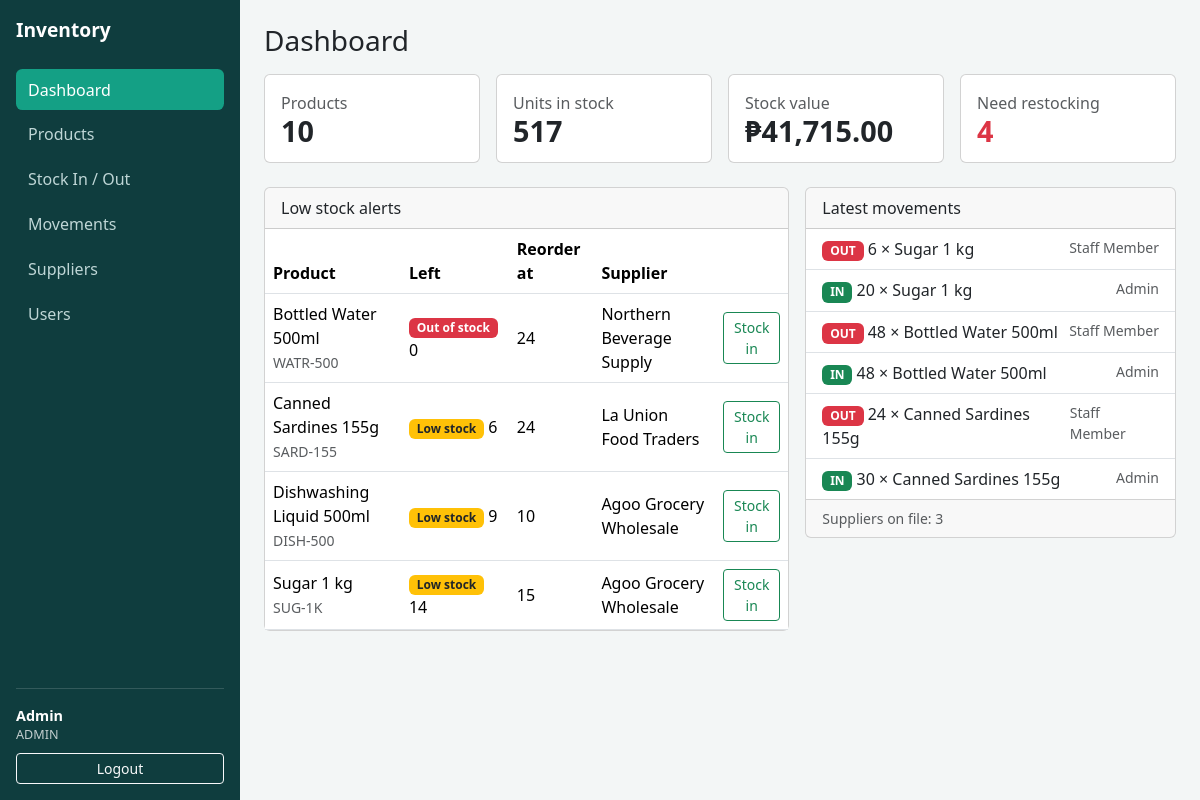
/dashboard.php (signed in), run on the app's committed database.
### tables this page shows
CREATE TABLE products (
  id INT AUTO_INCREMENT PRIMARY KEY,
  sku VARCHAR(30) NOT NULL UNIQUE,
  name VARCHAR(120) NOT NULL,
  category VARCHAR(60) DEFAULT '',
  supplier_id INT NULL,
  price DECIMAL(10,2) NOT NULL,
  quantity INT NOT NULL DEFAULT 0,
  reorder_level INT NOT NULL DEFAULT 10,
  created_at TIMESTAMP DEFAULT CURRENT_TIMESTAMP,
  FOREIGN KEY (supplier_id) REFERENCES suppliers(id) ON DELETE SET NULL
);

CREATE TABLE suppliers (
  id INT AUTO_INCREMENT PRIMARY KEY,
  name VARCHAR(100) NOT NULL,
  contact_person VARCHAR(100) DEFAULT '',
  phone VARCHAR(30) DEFAULT '',
  email VARCHAR(150) DEFAULT ''
);

CREATE TABLE stock_movements (
  id INT AUTO_INCREMENT PRIMARY KEY,
  product_id INT NOT NULL,
  user_id INT NOT NULL,
  type ENUM('IN','OUT') NOT NULL,
  qty INT NOT NULL,
  note VARCHAR(255) NULL,
  created_at TIMESTAMP DEFAULT CURRENT_TIMESTAMP,
  FOREIGN KEY (product_id) REFERENCES products(id) ON DELETE CASCADE,
  FOREIGN KEY (user_id) REFERENCES users(id)
);

CREATE TABLE users (
  id INT AUTO_INCREMENT PRIMARY KEY,
  name VARCHAR(100) NOT NULL,
  email VARCHAR(150) NOT NULL UNIQUE,
  password VARCHAR(255) NOT NULL,
  role ENUM('admin','staff') NOT NULL DEFAULT 'staff',
  created_at TIMESTAMP DEFAULT CURRENT_TIMESTAMP
);

### dashboard.php (the view, shortened to what this page needs)
<?php
require_once 'config.php';
$totals = $pdo->query(
    'SELECT COUNT(*) AS products,
            COALESCE(SUM(quantity), 0) AS units,
            COALESCE(SUM(price * quantity), 0) AS value,
            COALESCE(SUM(quantity <= reorder_level), 0) AS low
     FROM products'
)->fetch();
$suppliers = (int)$pdo->query('SELECT COUNT(*) FROM suppliers')->fetchColumn();
$lowStock = $pdo->query(
    'SELECT p.id, p.sku, p.name, p.quantity, p.reorder_level, s.name AS supplier
     FROM products p LEFT JOIN suppliers s ON s.id = p.supplier_id
     WHERE p.quantity <= p.reorder_level
     ORDER BY p.quantity, p.name'
)->fetchAll();
$recent = $pdo->query(
    'SELECT m.type, m.qty, m.created_at, p.name AS product, u.name AS staff
     FROM stock_movements m
     JOIN products p ON p.id = m.product_id
     JOIN users u ON u.id = m.user_id
     ORDER BY m.id DESC LIMIT 6'
)->fetchAll();
require 'header.php';
?>
<h1 class="h3 mb-3">Dashboard</h1>
<div class="row g-3 mb-4">
  <div class="col-6 col-xl-3"><div class="card stat-card"><div class="card-body"><div class="text-muted">Products</div><div class="num"><?= (int)$totals['products'] ?></div></div></div></div>
  <div class="col-6 col-xl-3"><div class="card stat-card"><div class="card-body"><div class="text-muted">Units in stock</div><div class="num"><?= number_format($totals['units']) ?></div></div></div></div>
  <div class="col-6 col-xl-3"><div class="card stat-card"><div class="card-body"><div class="text-muted">Stock value</div><div class="num">&#8369;<?= number_format($totals['value'], 2) ?></div></div></div></div>
  <div class="col-6 col-xl-3"><div class="card stat-card"><div class="card-body"><div class="text-muted">Need restocking</div><div class="num text-danger"><?= (int)$totals['low'] ?></div></div></div></div>
</div>
<div class="row g-3">
  <div class="col-lg-7">
    <div class="card">
      <div class="card-header">Low stock alerts</div>
      <?php if (!$lowStock): ?>
        <div class="card-body text-muted">All products are above their reorder level.</div>
      <?php else: ?>
      <div class="table-responsive">
        <table class="table align-middle mb-0">
          <thead><tr><th>Product</th><th>Left</th><th>Reorder at</th><th>Supplier</th><th></th></tr></thead>
          <tbody>
          <?php foreach ($lowStock as $p): ?>
            <tr>
              <td><?= e($p['name']) ?><br><small class="text-muted"><?= e($p['sku']) ?></small></td>
              <td><?= stock_badge($p['quantity'], $p['reorder_level']) ?> <?= (int)$p['quantity'] ?></td>
              <td><?= (int)$p['reorder_level'] ?></td>
              <td><?= e($p['supplier']) ?></td>
              <td><a class="btn btn-sm btn-outline-success" href="stock.php?product=<?= $p['id'] ?>">Stock in</a></td>
            </tr>
          <?php endforeach; ?>
          </tbody>
        </table>
      </div>
      <?php endif; ?>
    </div>
  </div>
  <div class="col-lg-5">
    <div class="card">
      <div class="card-header">Latest movements</div>
      <?php if (!$recent): ?>
        <div class="card-body text-muted">No stock movements yet.</div>
      <?php else: ?>
      <ul class="list-group list-group-flush">
        <?php foreach ($recent as $m): ?>
          <li class="list-group-item d-flex justify-content-between">
            <span>
              <span class="badge bg-<?= $m['type'] === 'IN' ? 'success' : 'danger' ?>"><?= e($m['type']) ?></span>
              <?= (int)$m['qty'] ?> &times; <?= e($m['product']) ?>
            </span>
            <small class="text-muted"><?= e($m['staff']) ?></small>
          </li>
        <?php endforeach; ?>
      </ul>
      <?php endif; ?>
      <div class="card-footer text-muted small">Suppliers on file: <?= $suppliers ?></div>
    </div>
  </div>
</div>
<?php require 'footer.php'; ?>

### header.php (shortened to what this page needs)
<?php
require_once __DIR__ . '/config.php';
$base = $base ?? '';
$user = $_SESSION['user'] ?? null;
$menu = [
    ['dashboard.php', 'Dashboard'],
    ['products.php',  'Products', 'admin/product_form.php'],
    ['stock.php',     'Stock In / Out'],
    ['movements.php', 'Movements'],
];
if (is_admin()) {
    $menu[] = ['admin/suppliers.php', 'Suppliers', 'admin/supplier_form.php'];
    $menu[] = ['admin/users.php',     'Users'];
}
function ends_with($text, $end) {
    return substr($text, -strlen($end)) === $end;
}
?>
<!DOCTYPE html>
<html lang="en">
<head>
  <link href="https://cdn.jsdelivr.net/npm/bootstrap@5.3.3/dist/css/bootstrap.min.css" rel="stylesheet">
  <link href="<?= $base ?>assets/style.css" rel="stylesheet">
</head>
<body>
<?php if (!$user): ?>
<div class="auth-wrap">
  <div class="auth-card">
    <h1 class="h4 text-center mb-1">Inventory Management</h1>
    <p class="text-center text-muted small mb-4">Track your stock in one place</p>
    <?php show_flash(); ?>
<?php else: ?>
<div class="d-flex">
  <nav id="sidebar" class="offcanvas-md offcanvas-start sidebar" tabindex="-1">
    <div class="sidebar-inner d-flex flex-column p-3">
      <div class="d-flex justify-content-between align-items-center mb-4">
        <a class="brand" href="<?= $base ?>dashboard.php">Inventory</a>
      </div>
      <ul class="nav flex-column mb-auto">
        <?php foreach ($menu as $item): ?>
          <?php
            $pages = array_merge([$item[0]], array_slice($item, 2));
            $active = false;
            foreach ($pages as $p) {
                if (ends_with($_SERVER['SCRIPT_NAME'], $p)) $active = true;
            }
          ?>
          <li class="nav-item">
            <a class="nav-link <?= $active ? 'active' : '' ?>" href="<?= $base . $item[0] ?>"><?= e($item[1]) ?></a>
          </li>
        <?php endforeach; ?>
      </ul>
      <div class="user-box">
        <div class="fw-semibold"><?= e($user['name']) ?></div>
        <div class="small text-uppercase opacity-75 mb-2"><?= e($user['role']) ?></div>
        <a class="btn btn-sm btn-outline-light w-100" href="<?= $base ?>logout.php">Logout</a>
      </div>
    </div>
  </nav>
  <div class="content flex-grow-1">
    <main class="p-3 p-md-4">
<?php endif; ?>

### config.php (shortened to what this page needs)
<?php
function e($text) {
    return htmlspecialchars((string)$text, ENT_QUOTES, 'UTF-8');
}
function stock_badge($qty, $reorder) {
    if ($qty <= 0)        return '<span class="badge bg-danger">Out of stock</span>';
    if ($qty <= $reorder) return '<span class="badge bg-warning text-dark">Low stock</span>';
    return '<span class="badge bg-success">In stock</span>';
}

### footer.php (shortened to what this page needs)
<?php if (empty($_SESSION['user'])): ?>
  </div>
</div>
<?php else: ?>
    </main>
  </div>
</div>
<?php endif; ?>
</body>
</html>

### assets/style.css (style rules this page uses)
body { background: #f3f6f6; }
.sidebar { --bs-offcanvas-width: 240px; }
.sidebar-inner { background: #0f3d3e; color: #fff; min-height: 100%; height: 100%; }
.sidebar .brand { color: #fff; font-weight: 700; font-size: 1.2rem; text-decoration: none; }
.sidebar .nav-link { color: #bfd6d6; border-radius: .4rem; padding: .55rem .75rem; margin-bottom: .2rem; }
.sidebar .nav-link.active { background: #14a085; color: #fff; }
.user-box { border-top: 1px solid rgba(255, 255, 255, .15); padding-top: 1rem; font-size: .9rem; }
@media (min-width: 768px) { .sidebar { width: 240px; flex-shrink: 0; position: sticky; top: 0; height: 100vh; } }
.content { min-width: 0; }
.stat-card .num { font-size: 1.8rem; font-weight: 700; line-height: 1.1; }

### data on the page
products: name "Bottled Water 500ml", sku "WATR-500", shows "Out of stock", quantity "0", reorder_level "24", supplier.name "Northern Beverage Supply"
products: name "Canned Sardines 155g", sku "SARD-155", shows "Low stock", quantity "6", reorder_level "24", supplier.name "La Union Food Traders"
products: name "Dishwashing Liquid 500ml", sku "DISH-500", shows "Low stock", quantity "9", reorder_level "10", supplier.name "Agoo Grocery Wholesale"
products: name "Sugar 1 kg", sku "SUG-1K", shows "Low stock", quantity "14", reorder_level "15", supplier.name "Agoo Grocery Wholesale"
stock_movements: type "OUT", qty "6", product.name "Sugar 1 kg", user.name "Staff Member"
stock_movements: type "IN", qty "20", product.name "Sugar 1 kg", user.name "Admin"
stock_movements: type "OUT", qty "48", product.name "Bottled Water 500ml", user.name "Staff Member"
stock_movements: type "IN", qty "48", product.name "Bottled Water 500ml", user.name "Admin"
stock_movements: type "OUT", qty "24", product.name "Canned Sardines 155g", user.name "Staff Member"
stock_movements: type "IN", qty "30", product.name "Canned Sardines 155g", user.name "Admin"

### other printed values
$item[1] "Dashboard"
$item[1] "Products"
$item[1] "Stock In / Out"
$item[1] "Movements"
$item[1] "Suppliers"
$item[1] "Users"
$user['name'] "Admin"
$user['role'] "ADMIN"
$totals['products'] "10"
$totals['units'] "517"
$totals['value'] "41,715.00"
$totals['low'] "4"
$suppliers "3"
